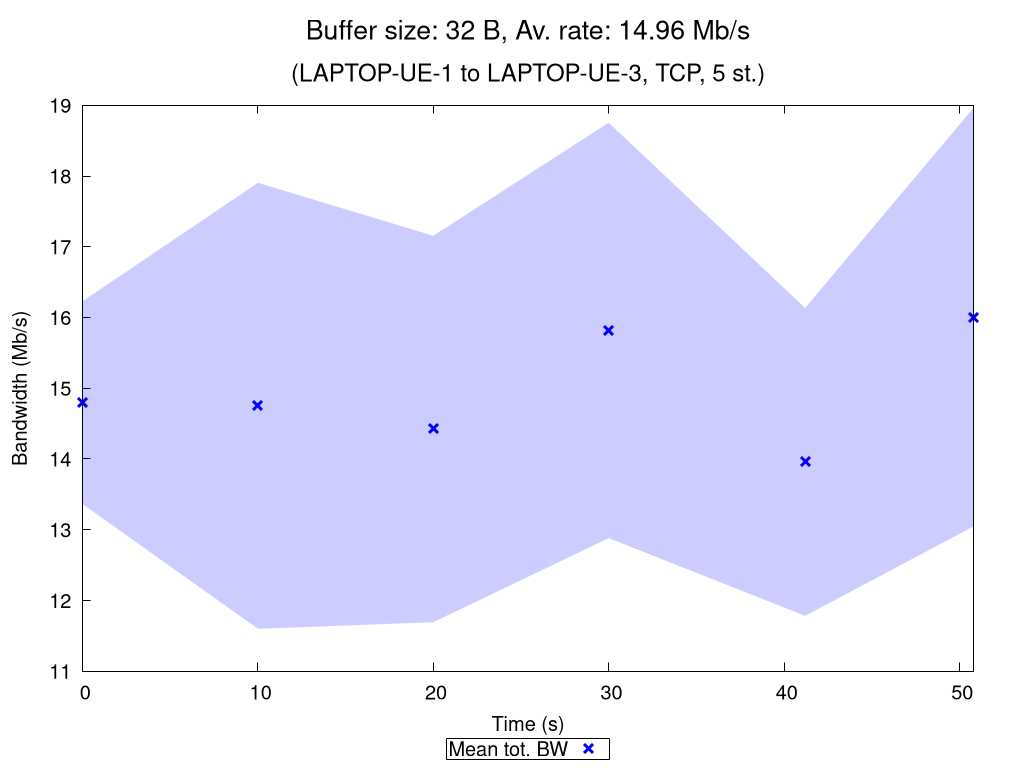

Write gnuplot code to recreate this figure.
set terminal pngcairo nocrop enhanced size 1024,768 font "Verdana,15"
set output "TCP_5_st_2020_10_06_16-04-51_one2two_00032B.png"

set title "{/=20 Buffer size: 32 B, Av. rate: 14.96 Mb/s}\n\n{/=18 (LAPTOP-UE-1 to LAPTOP-UE-3, TCP, 5 st.)}"

set xlabel "Time (s)"
set ylabel "Bandwidth (Mb/s)"
set ytics nomirror
set key bmargin center horizontal box samplen 1 width -1
set bmargin 4.6
set rmargin 4.5

rf = 1000000.0  # rate factor
set style fill transparent solid 0.2 noborder
set autoscale xfix
plot "TCP_5_st_2020_10_06_16-04-51_one2two_00032B_iperf_processed.dat" using 1:($2/rf-$3/rf):($2/rf+$3/rf) with filledcurves lc rgb "blue" notitle, \
     "" using 1:($2/rf) with points pt 2 ps 1.5 lw 3 lc rgb "blue" title "Mean tot. BW", \
